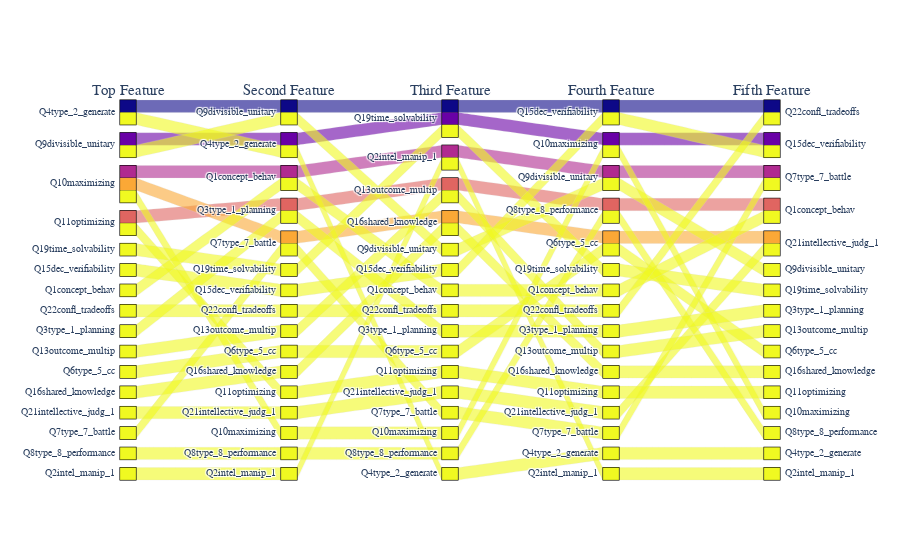

Notebook cell for this chart:
### Code cell
color = progressive_feature_by_q2_5.dv_numeric;

fig = go.Figure(data = [go.Parcats(dimensions=[top1, top2, top3, top4, top5],
        line={'color': color},
        hoveron='color',
        labelfont={'size': 15, 'family': 'Times'},
        tickfont={'size': 10, 'family': 'Times'},
        arrangement='freeform')])

fig.show()

### Figure 1 — Plotly figure (JSON) as saved in the notebook; plotly's stock layout.template omitted (floating-point values rounded to 4 significant figures)
{"data": [{"arrangement": "freeform", "dimensions": [{"label": "Top Feature", "values": ["Q4type_2_generate", "Q9divisible_unitary", "Q10maximizing", "Q11optimizing", "Q10maximizing", "Q9divisible_unitary", "Q19time_solvability", "Q15dec_verifiability", "Q1concept_behav", "Q22confl_tradeoffs", "Q3type_1_planning", "Q13outcome_multip", "Q6type_5_cc", "Q16shared_knowledge", "Q11optimizing", "Q21intellective_judg_1", "Q7type_7_battle", "Q10maximizing", "Q8type_8_performance", "Q4type_2_generate", "Q2intel_manip_1"]}, {"label": "Second Feature", "values": ["Q9divisible_unitary", "Q4type_2_generate", "Q1concept_behav", "Q3type_1_planning", "Q7type_7_battle", "Q9divisible_unitary", "Q19time_solvability", "Q15dec_verifiability", "Q1concept_behav", "Q22confl_tradeoffs", "Q3type_1_planning", "Q13outcome_multip", "Q6type_5_cc", "Q16shared_knowledge", "Q11optimizing", "Q21intellective_judg_1", "Q7type_7_battle", "Q10maximizing", "Q8type_8_performance", "Q4type_2_generate", "Q2intel_manip_1"]}, {"label": "Third Feature", "values": ["Q19time_solvability", "Q19time_solvability", "Q2intel_manip_1", "Q13outcome_multip", "Q16shared_knowledge", "Q9divisible_unitary", "Q19time_solvability", "Q15dec_verifiability", "Q1concept_behav", "Q22confl_tradeoffs", "Q3type_1_planning", "Q13outcome_multip", "Q6type_5_cc", "Q16shared_knowledge", "Q11optimizing", "Q21intellective_judg_1", "Q7type_7_battle", "Q10maximizing", "Q8type_8_performance", "Q4type_2_generate", "Q2intel_manip_1"]}, {"label": "Fourth Feature", "values": ["Q15dec_verifiability", "Q10maximizing", "Q9divisible_unitary", "Q8type_8_performance", "Q6type_5_cc", "Q9divisible_unitary", "Q19time_solvability", "Q15dec_verifiability", "Q1concept_behav", "Q22confl_tradeoffs", "Q3type_1_planning", "Q13outcome_multip", "Q6type_5_cc", "Q16shared_knowledge", "Q11optimizing", "Q21intellective_judg_1", "Q7type_7_battle", "Q10maximizing", "Q8type_8_performance", "Q4type_2_generate", "Q2intel_manip_1"]}, {"label": "Fifth Feature", "values": ["Q22confl_tradeoffs", "Q15dec_verifiability", "Q7type_7_battle", "Q1concept_behav", "Q21intellective_judg_1", "Q9divisible_unitary", "Q19time_solvability", "Q15dec_verifiability", "Q1concept_behav", "Q22confl_tradeoffs", "Q3type_1_planning", "Q13outcome_multip", "Q6type_5_cc", "Q16shared_knowledge", "Q11optimizing", "Q21intellective_judg_1", "Q7type_7_battle", "Q10maximizing", "Q8type_8_performance", "Q4type_2_generate", "Q2intel_manip_1"]}], "hoveron": "color", "labelfont": {"family": "Times", "size": 15}, "line": {"color": [0, 1, 2, 3, 4, 5, 5, 5, 5, 5, 5, 5, 5, 5, 5, 5, 5, 5, 5, 5, 5]}, "tickfont": {"family": "Times", "size": 10}, "type": "parcats"}], "layout": {}}
